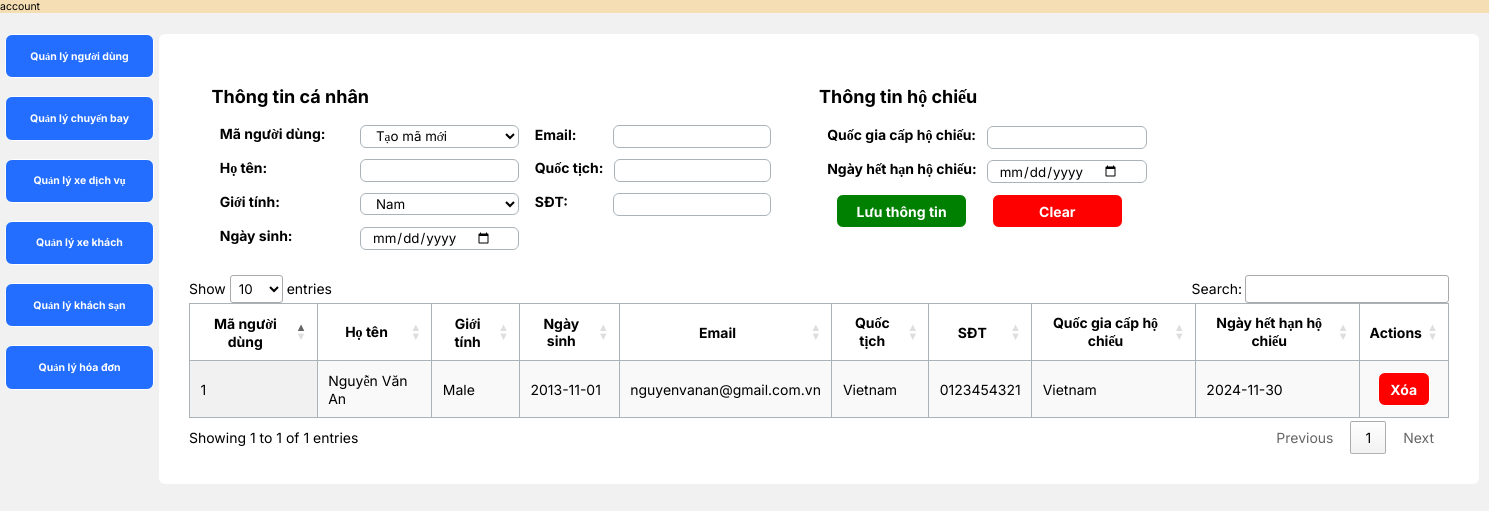
Before: /server/admin/admin-user/index.php with the older database file.
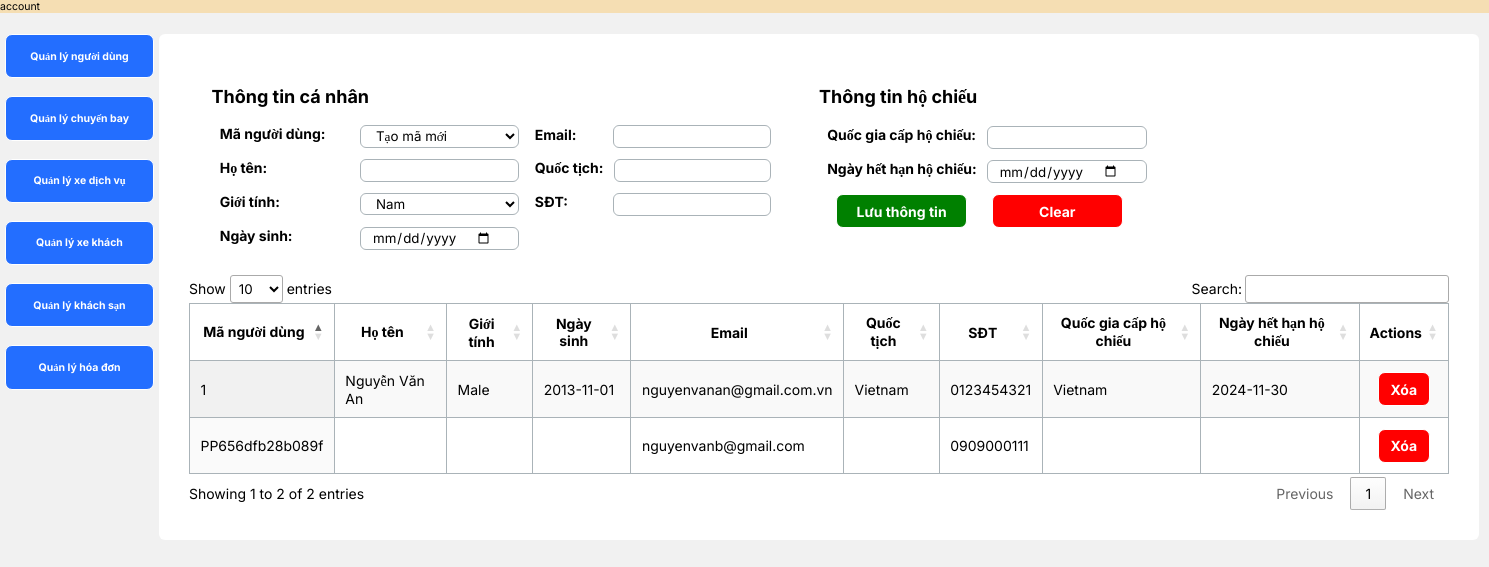
After: the same page with the newer database file.
### tables this page shows
CREATE TABLE `user` (
  `Id` varchar(20) NOT NULL,
  `Name` varchar(50) DEFAULT NULL,
  `Sex` varchar(10) DEFAULT NULL,
  `Birthday` date DEFAULT NULL,
  `Phone` varchar(20) NOT NULL,
  `Email` varchar(50) NOT NULL,
  `Nationality` varchar(50) DEFAULT NULL,
  `Passport_id` varchar(50) NOT NULL,
  `Password` varchar(50) NOT NULL
);

CREATE TABLE `passport` (
  `Id` varchar(20) NOT NULL,
  `Nation` varchar(50) DEFAULT NULL,
  `Expiration` date DEFAULT NULL
);

### server/admin/admin-user/process__get.php (called while the page is built, shortened)
<?php
$sql = "SELECT * FROM user
        INNER JOIN passport ON user.Passport_id = passport.Id";
$user = $conn->query($sql);

### server/admin/admin-user/index.php (the view, shortened to what this page needs)
<!DOCTYPE html>
<html lang="en">
<head>
    <link rel="stylesheet" href="../../resources/css/main-style.css">
    <link rel="stylesheet" href="../../resources/css/btn.css">
    <link rel="stylesheet" href="../../resources/css/input-block.css">
    <link rel="stylesheet" href="https://cdn.datatables.net/1.13.7/css/jquery.dataTables.min.css">
    <link rel="stylesheet" href="../../resources/css/admin.css">
</head>
<body>
    <div class="container-fluid admin-accountbar">account</div>
    <div class="container-fluid admin-window">
        <div class="admin-navbar">
            <a href="../admin-user" type="button" class="btn-default nav-pill" id="btn-admin-user">
                <div class="text">Quản lý người dùng</div>
            </a>
            <a href="../admin-flight" type="button" class="btn-default nav-pill" id="btn-admin-flight">
                <div class="text">Quản lý chuyến bay</div>
            </a>
            <a href="../admin-car" type="button" class="btn-default nav-pill" id="btn-admin-car">
                <div class="text">Quản lý xe dịch vụ</div>
            </a>
            <a href="../admin-bus" type="button" class="btn-default nav-pill" id="btn-admin-bus">
                <div class="text">Quản lý xe khách</div>
            </a>
            <a href="../admin-hotel" type="button" class="btn-default nav-pill" id="btn-admin-hotel">
                <div class="text">Quản lý khách sạn</div>
            </a>
            <a href="../admin-bill" type="button" class="btn-default nav-pill" id="btn-admin-bill">
                <div class="text">Quản lý hóa đơn</div>
            </a>
        </div>
        <div class="admin-content-window">
            <div class="admin-content-pane" id="user-pane">
                <form class="info-form" id="user-info-form">
                    <div class="info-window">
                        <div class="pane-text-container">
                            <div class="pane-text">Thông tin cá nhân</div>
                        </div>
                        <div class="info-content">
                            <div class="info-col" id="user-info-col-1">
                                <div class="input-block">
                                    <div class="title">
                                        <div class="text">Mã người dùng:</div>
                                    </div>
                                    <select id="user-txt-id" class="input user-form-input">
                                        <option value="newid">Tạo mã mới</option>
                                    </select>
                                </div>
                                <div class="input-block">
                                    <div class="title">
                                        <div class="text">Họ tên:</div>
                                    </div>
                                    <input class="input user-form-input" type="text" id="user-txt-name">
                                </div>
                                <div class="input-block">
                                    <div class="title">
                                        <div class="text">Giới tính:</div>
                                    </div>
                                    <select id="user-txt-gender" class="input user-form-input">
                                        <option value="male" selected>Nam</option>
                                    </select>
                                </div>
                                <div class="input-block">
                                    <div class="title">
                                        <div class="text">Ngày sinh:</div>
                                    </div>
                                    <input class="input user-form-input" type="date" id="user-txt-bdate">
                                </div>
                            </div>
                            <div class="info-col" id="user-info-col-2">
                                <div class="input-block">
                                    <div class="title">
                                        <div class="text">Email:</div>
                                    </div>
                                    <input class="input user-form-input" type="text" id="user-txt-email">
                                </div>
                                <div class="input-block">
                                    <div class="title">
                                        <div class="text">Quốc tịch:</div>
                                    </div>
                                    <input class="input user-form-input" type="text" id="user-txt-nation">
                                </div>
                                <div class="input-block">
                                    <div class="title">
                                        <div class="text">SĐT:</div>
                                    </div>
                                    <input class="input user-form-input" type="text" id="user-txt-phone">
                                </div>
                            </div>
                        </div>
                    </div>
                    <div class="info-window">
                        <div class="pane-text-container">
                            <div class="pane-text">Thông tin hộ chiếu</div>
                        </div>
                        <div class="info-content">
                            <div class="info-col" id="user-info-col-3">
                                <div class="input-block">
                                    <div class="title">
                                        <div class="text">Quốc gia cấp hộ chiếu:</div>
                                    </div>
                                    <input class="input user-form-input" type="text" id="user-txt-ppnation">
                                </div>
                                <div class="input-block">
                                    <div class="title">
                                        <div class="text">Ngày hết hạn hộ chiếu:</div>
                                    </div>
                                    <input class="input user-form-input" type="date" id="user-txt-ppdate">
                                </div>
                            </div>
                        </div>
                        <div class="btn-container">
                            <button class="btn-default user-btn" id="user-btn-save" type="button">
                                <div class="text">Lưu thông tin</div>
                            </button>
                            <button class="btn-default user-btn" id="user-btn-clear" type="reset">
                                <div class="text">Clear</div>
                            </button>
                        </div>
                    </div>
                </form>
                <table id="user-table" class="admin-table display">
                    <thead>
                        <tr>
                            <th>Mã người dùng</th>
                            <th>Họ tên</th>
                            <th>Giới tính</th>
                            <th>Ngày sinh</th>
                            <th>Email</th>
                            <th>Quốc tịch</th>
                            <th>SĐT</th>
                            <th>Quốc gia cấp hộ chiếu</th>
                            <th>Ngày hết hạn hộ chiếu</th>
                            <th>Actions</th>
                        </tr>
                    </thead>
                    <tbody>
                    <?php
                            require_once("../connect.php");
                            require_once("./process__get.php");
                            foreach ($user as $row){
                                $user_Id = $row['Id'];
                                $user_Name = $row['Name'];
                                $user_Sex = $row['Sex'];
                                $user_Birthday = $row['Birthday'];
                                $user_Phone = $row['Phone'];
                                $user_Email = $row['Email'];
                                $user_Nationality = $row['Nationality'];
                                $user_Nation = $row['Nation'];
                                $user_Expiration = $row['Expiration'];
                                echo "<tr>";
                                echo "<td>$user_Id</td>";
                                echo "<td>$user_Name</td>";
                                echo "<td>$user_Sex</td>";
                                echo "<td>$user_Birthday</td>";
                                echo "<td>$user_Email</td>";
                                echo "<td>$user_Nationality</td>";
                                echo "<td>$user_Phone</td>";
                                echo "<td>$user_Nation</td>";
                                echo "<td>$user_Expiration</td>";
    echo "<td>";
                                echo "<div class=\"table-btn-group\">";
                                    echo "<a href='./process__delete.php?id=".$user_Id."' onclick=\"return confirm('Are you sure you want to delete this item?');\" class=\"table-btn btn-default table-btn-delete\" type=\"button\" data-id=\"". $user_Id ."\">";
                                        echo "<div class=\"text\">Xóa</div>";
                                    echo "</a>";
                                echo "</div>";
                            echo "</td>";
echo "</tr>";
                            }
                        ?>
                    </tbody>
                </table>
            </div>
        </div>
    </div>
</body>
</html>

### server/resources/css/main-style.css (style rules this page uses)
* { padding: 0; margin: 0; box-sizing: border-box; font-family: "Inter"; }
html { font-size: 10.5px; }
body { position: relative; }
.container-fluid { width: 100%; }

### server/resources/css/btn.css (style rules this page uses)
.btn-default { display: flex; width: 12.5rem; height: 3.25rem; padding: 1.33333rem 1rem; align-items: center; justify-content: center; gap: 0.83333rem; flex-shrink: 0; cursor: pointer; text-decoration: none; border-radius: 0.66667rem; border: 1px solid #fff; }
.btn-default .text { text-align: right; font-size: 1.33333rem; font-weight: 500; }

### server/resources/css/input-block.css (style rules this page uses)
.input-block { display: flex; flex-direction: column; position: relative; }
.input-block .title { display: flex; flex-direction: row; align-items: center; padding-left: 1rem; padding-bottom: 0.5rem; }
.input-block .title .text { color: #687176; font-size: 1.33333rem; font-weight: 700; padding-left: 0.5rem; }
.input-block .input { flex: 1; display: flex; flex-direction: row; padding: 1rem 1rem; align-items: center; background-color: #fff; border-radius: 1.33333rem; border: 4px solid #c7c7c7; }

Changed rows visible on the page:
added user: Passport.Id "PP656dfb28b089f", Email "nguyenvanb@gmail.com", Phone "0909000111"
Other visible differences:
text written by a page script: "Show entries Search: Showing 1 to 1 of 1 entries Previous 1 Next" → "Show entries Search: Showing 1 to 2 of 2 entries Previous 1 Next"
